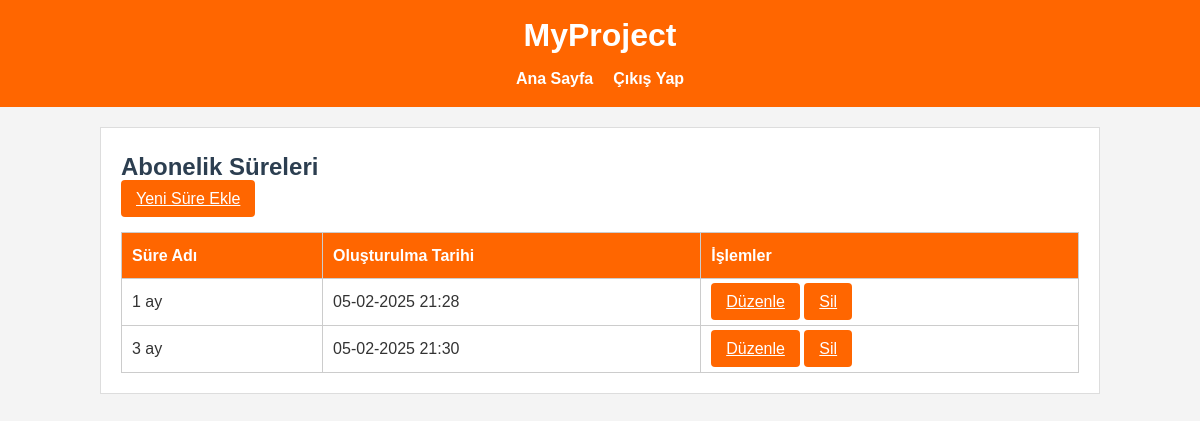
The page /subscription-durations/ (signed in) on the database its author committed.
### core/models.py (models this page shows, shortened)
class SubscriptionDuration(models.Model):
    name = models.CharField(max_length=100, verbose_name="Abonelik Süresi")
    created_at = models.DateTimeField(auto_now_add=True)
    class Meta:
        verbose_name = "Abonelik Süresi"
        verbose_name_plural = "Abonelik Süreleri"

### core/views.py (the view)
# urls.py: path('subscription-durations/', views.subscription_duration_list, name='subscription_duration_list'),
@login_required
@user_passes_test(lambda u: u.is_superuser)
def subscription_duration_list(request):
    durations = SubscriptionDuration.objects.all().order_by('created_at')
    return render(request, 'core/subscription_duration_list.html', {'durations': durations})

### core/templates/core/subscription_duration_list.html (shortened to what this page needs)
{% extends 'core/base.html' %}
{% block content %}
<h2>Abonelik Süreleri</h2>
<a href="{% url 'subscription_duration_create' %}" class="btn">Yeni Süre Ekle</a>
<table>
    <thead>
        <tr>
            <th>Süre Adı</th>
            <th>Oluşturulma Tarihi</th>
            <th>İşlemler</th>
        </tr>
    </thead>
    <tbody>
        {% for duration in durations %}
        <tr>
            <td>{{ duration.name }}</td>
            <td>{{ duration.created_at|date:"d-m-Y H:i" }}</td>
            <td>
                <a href="{% url 'subscription_duration_edit' duration.pk %}" class="btn">Düzenle</a>
                <a href="{% url 'subscription_duration_delete' duration.pk %}" class="btn">Sil</a>
            </td>
        </tr>
        {% empty %}
        <tr>
            <td colspan="3">Hiç abonelik süresi eklenmemiş.</td>
        </tr>
        {% endfor %}
    </tbody>
</table>
{% endblock %}

### core/static/core/css/style.css (style rules this page uses)
* { margin: 0; padding: 0; box-sizing: border-box; }
body { font-family: Arial, sans-serif; line-height: 1.6; background-color: #f4f4f4; color: #333; padding: 20px; }
button, .btn { background-color: #ff6600; color: #fff; border: none; padding: 10px 15px; cursor: pointer; border-radius: 4px; font-size: 1em; transition: background-color 0.3s ease; }
table { width: 100%; border-collapse: collapse; margin-top: 20px; }
table th, table td { padding: 10px; border: 1px solid #ccc; text-align: left; }
table th { background-color: #ff6600; color: #fff; }

### core/templates/core/base.html (style rules this page uses)
body { font-family: 'Arial', sans-serif; margin: 0; padding: 0; background-color: #f4f4f4; color: #333; }
h2 { color: #2c3e50; }

### rows shown on the page
SubscriptionDuration: name "1 ay", created_at "05-02-2025 21:28"
SubscriptionDuration: name "3 ay", created_at "05-02-2025 21:30"
